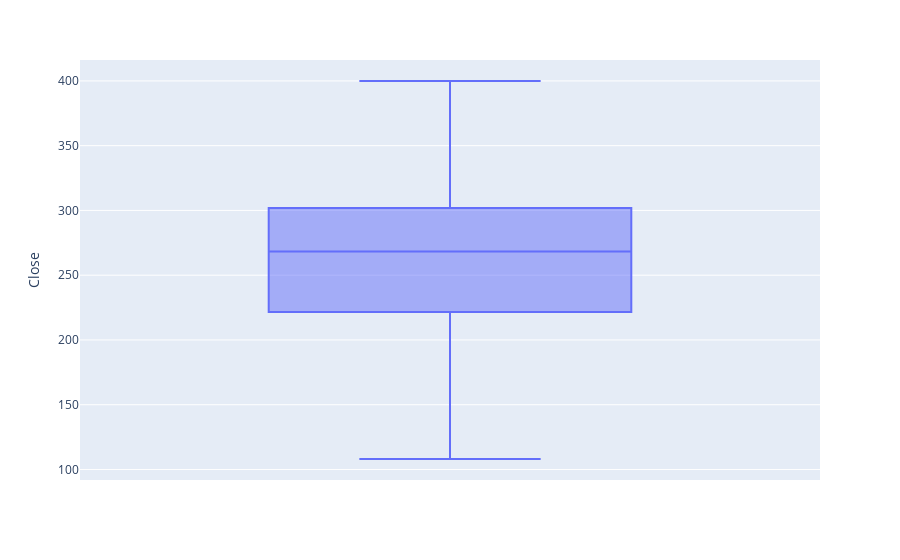

The notebook cell saved with this chart:
### Code cell
# Lets create a boxplot to analyse the price of tesla
px.box(df, y='Close')

### Figure 1 — Plotly figure (JSON) as saved in the notebook; plotly's stock layout.template omitted (floating-point values rounded to 4 significant figures; data arrays with more than 128 entries replaced by an {"elided": "..."} marker saying what was removed)
{"data": [{"alignmentgroup": "True", "hovertemplate": "Close=%{y}<extra></extra>", "legendgroup": "", "marker": {"color": "#636efa"}, "name": "", "notched": false, "offsetgroup": "", "orientation": "v", "showlegend": false, "type": "box", "x0": " ", "xaxis": "x", "y": {"elided": "260 float values"}, "y0": " ", "yaxis": "y"}], "layout": {"boxmode": "group", "legend": {"tracegroupgap": 0}, "margin": {"t": 60}, "xaxis": {"anchor": "y", "domain": [0, 1]}, "yaxis": {"anchor": "x", "domain": [0, 1], "title": {"text": "Close"}}}}
